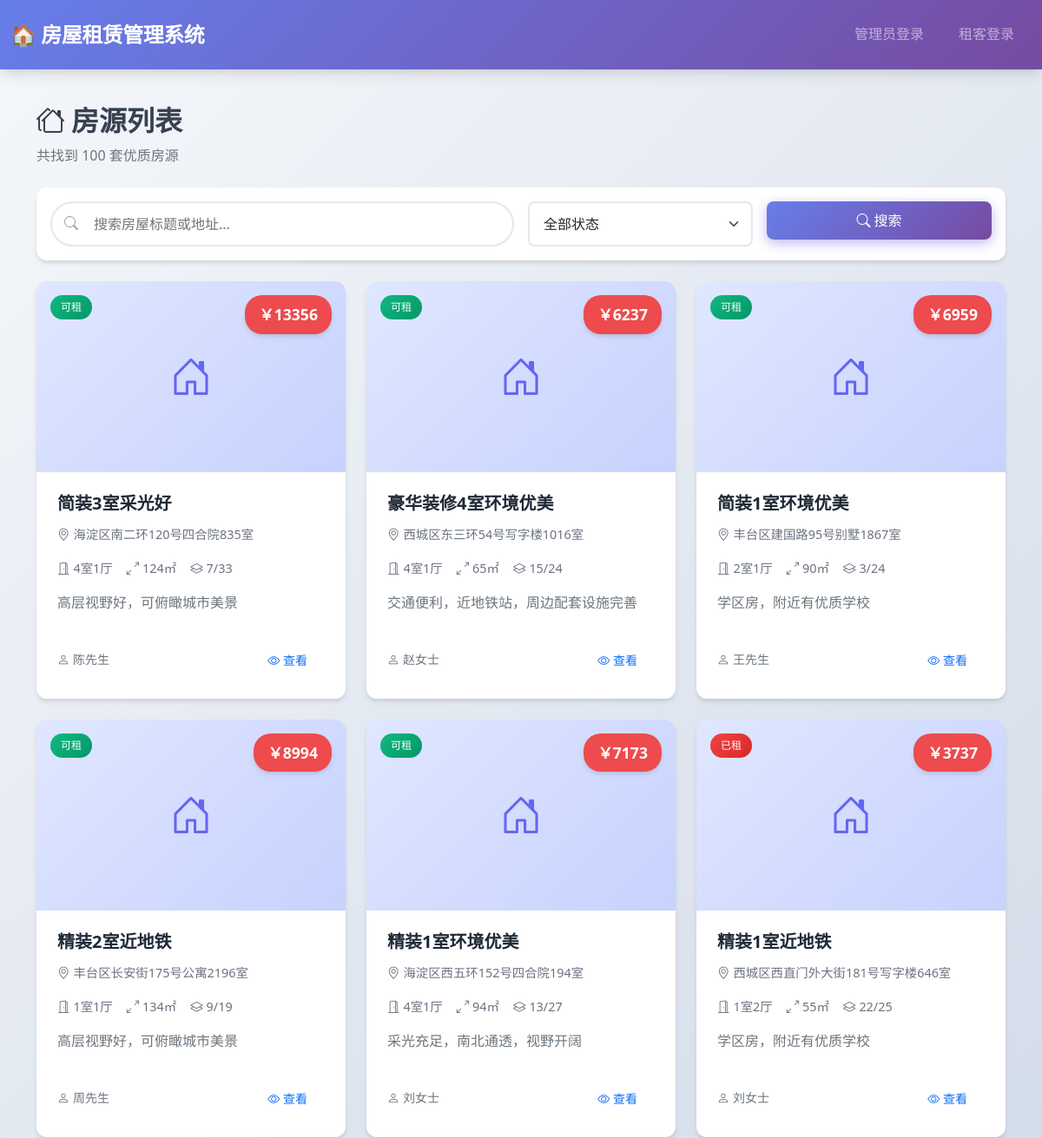
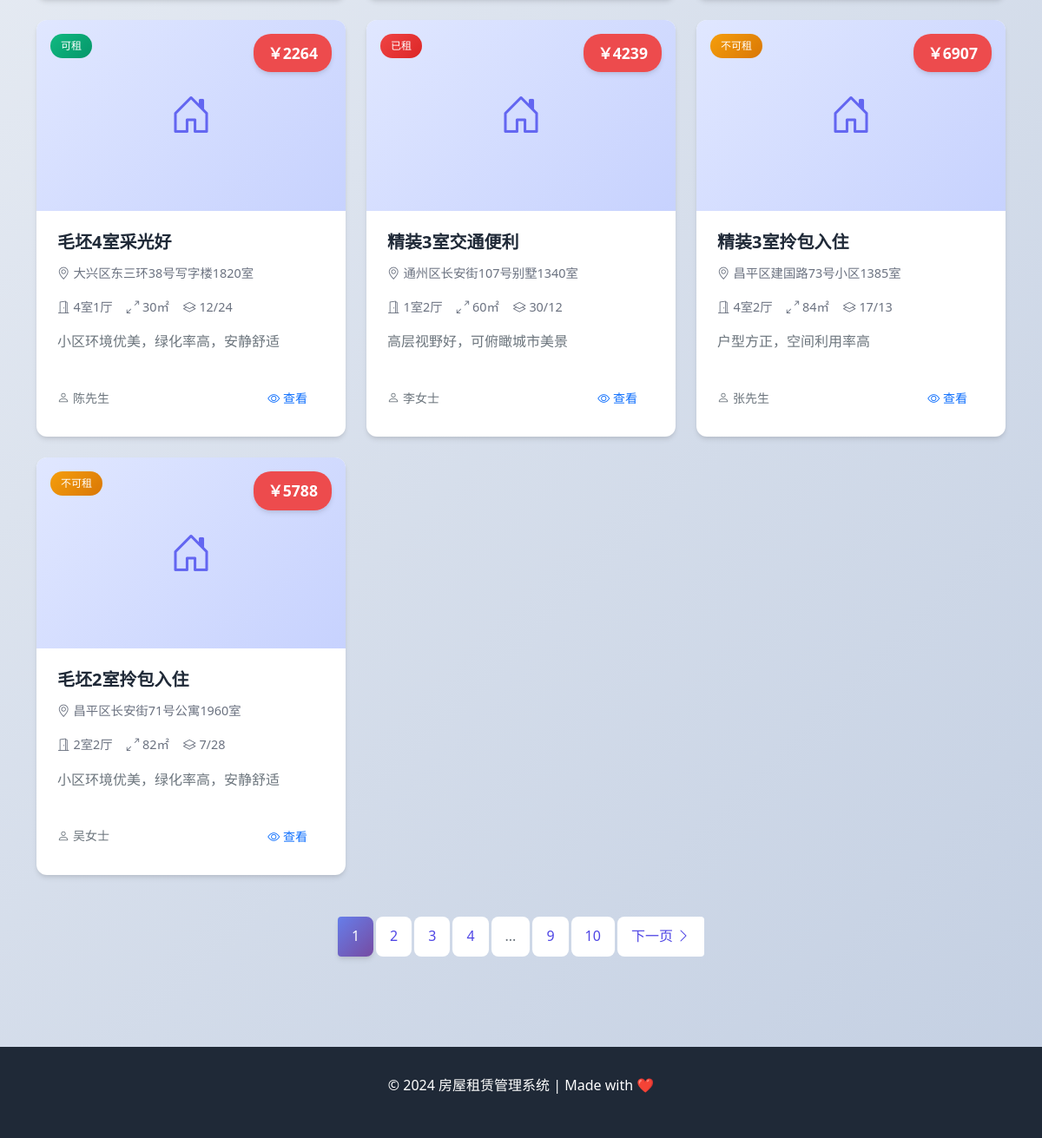
Page /houses on the earlier database version (2 pictures, top to bottom).
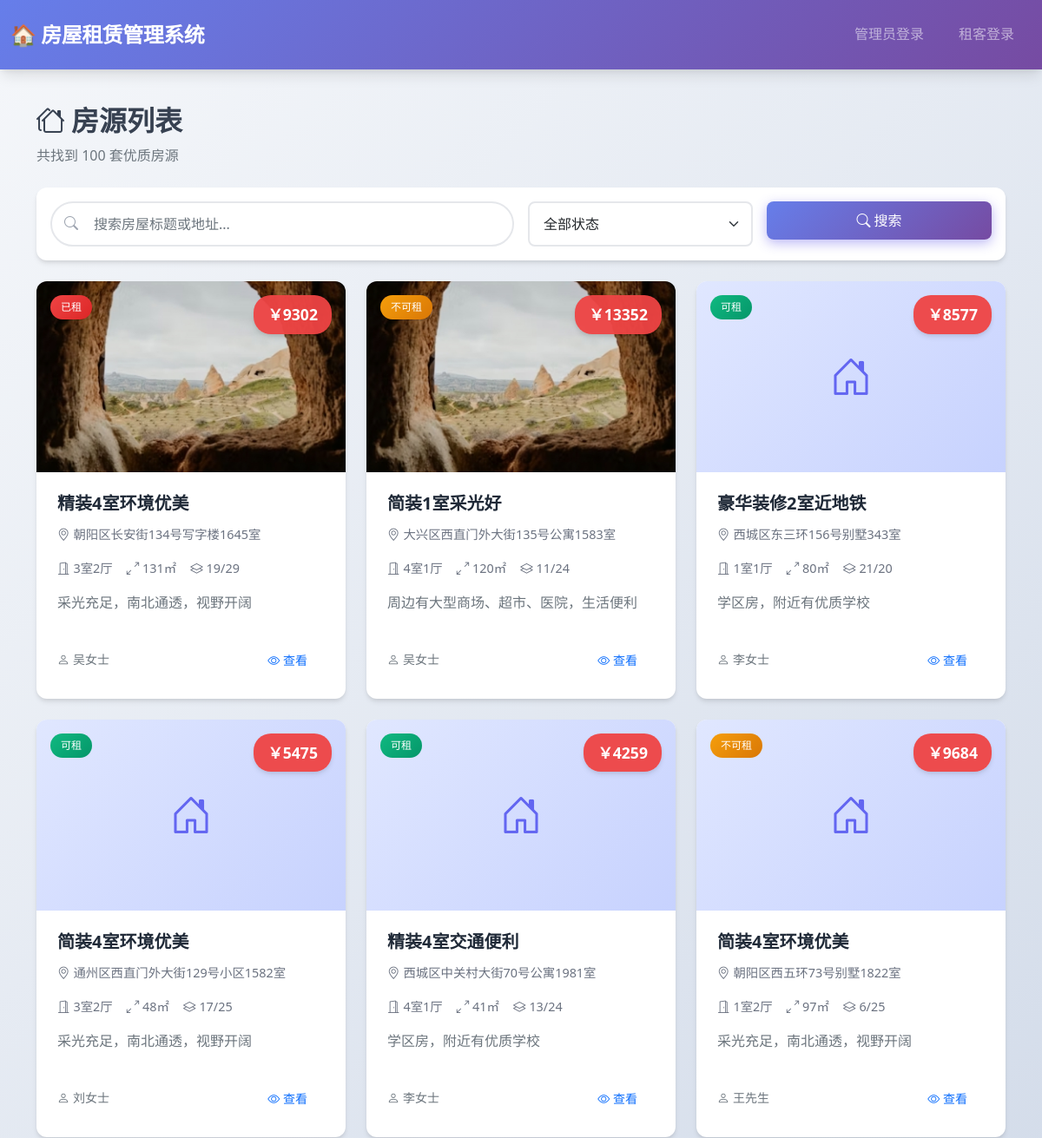
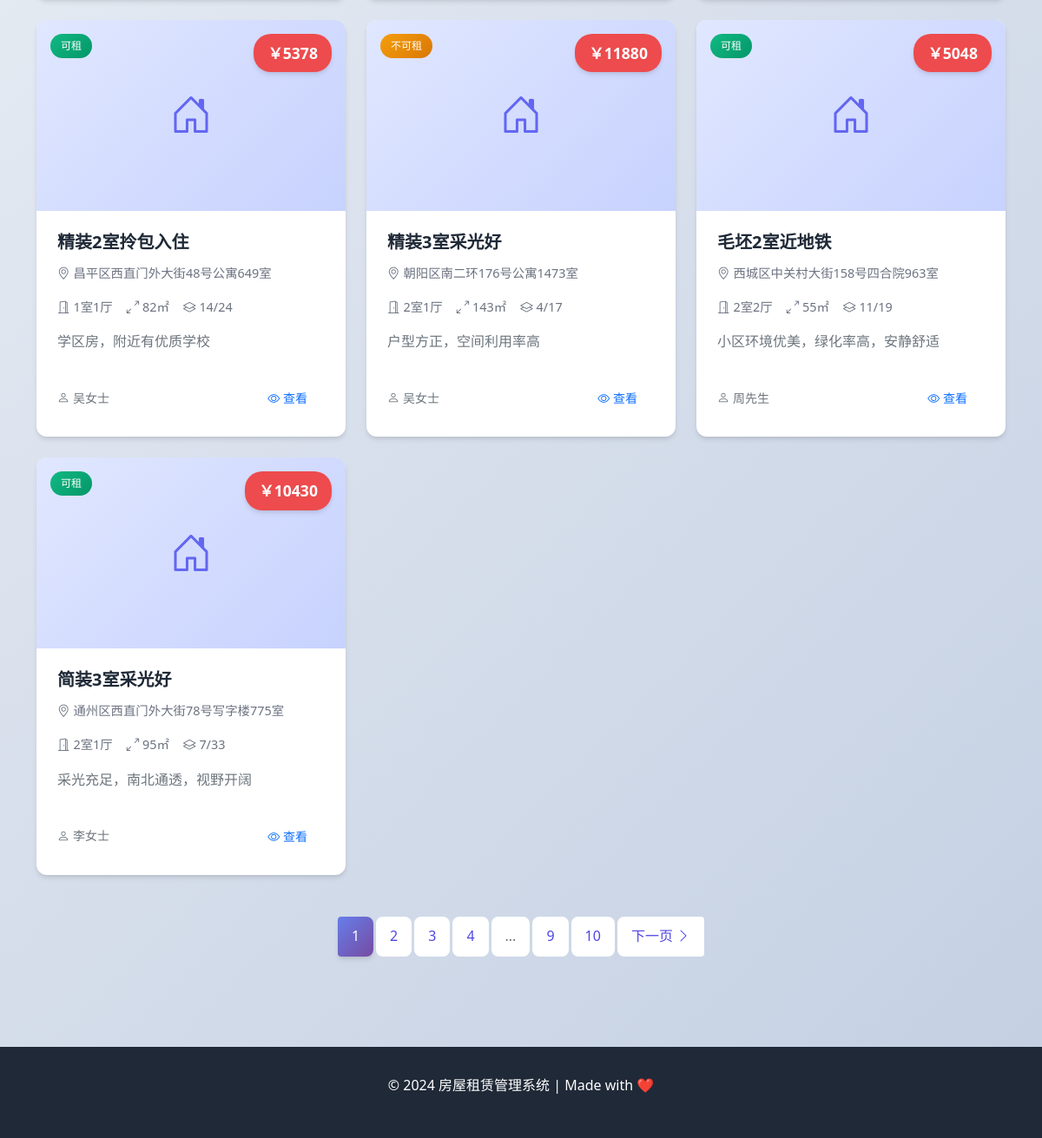
Same page on the later database version (2 pictures, top to bottom).
### app.py (models this page shows, shortened)
class House(db.Model):
    __tablename__ = 'houses'
    id = db.Column(db.Integer, primary_key=True)
    title = db.Column(db.String(100), nullable=False)  # 标题
    address = db.Column(db.String(200), nullable=False)  # 地址
    area = db.Column(db.Float)  # 面积（平方米）
    price = db.Column(db.Float, nullable=False)  # 月租价格
    room_count = db.Column(db.Integer)  # 房间数
    hall_count = db.Column(db.Integer)  # 客厅数
    toilet_count = db.Column(db.Integer)  # 卫生间数
    floor = db.Column(db.String(50))  # 楼层
    orientation = db.Column(db.String(20))  # 朝向
    description = db.Column(db.Text)  # 详细描述
    status = db.Column(db.String(20), default='available')  # available, rented, unavailable
    image = db.Column(db.String(200))  # 图片路径
    owner_name = db.Column(db.String(50))  # 房东姓名
    owner_phone = db.Column(db.String(20))  # 房东电话
    created_at = db.Column(db.DateTime, default=db.func.now())

### app.py (the view)
@app.route('/houses')
def houses():
    page = request.args.get('page', 1, type=int)
    per_page = 10
    search = request.args.get('search', '')
    status_filter = request.args.get('status', '')
    query = House.query
    if search:
        query = query.filter(
            (House.title.contains(search)) |
            (House.address.contains(search))
        )
    if status_filter:
        query = query.filter_by(status=status_filter)
    houses = query.order_by(House.created_at.desc()).paginate(
        page=page, per_page=per_page, error_out=False
    )
    return render_template('houses.html', houses=houses, search=search, status_filter=status_filter)

### templates/houses.html (shortened to what this page needs)
{% extends "base.html" %}
{% block content %}
<div class="container fade-in py-4">
    <div class="d-flex justify-content-between align-items-center mb-4">
        <div>
            <h2 class="fw-bold"><i class="bi bi-houses me-2"></i>房源列表</h2>
            <p class="text-muted mb-0">共找到 {{ houses.total }} 套优质房源</p>
        </div>
    </div>
    <div class="card mb-4">
        <div class="card-body">
            <form method="GET" class="row g-3">
                <div class="col-md-6">
                    <div class="search-box">
                        <i class="bi bi-search search-icon"></i>
                        <input type="text" name="search" class="form-control" placeholder="搜索房屋标题或地址..." value="{{ search }}">
                    </div>
                </div>
                <div class="col-md-3">
                    <select name="status" class="form-select">
                        <option value="">全部状态</option>
                    </select>
                </div>
                <div class="col-md-3">
                    <button type="submit" class="btn btn-primary w-100">
                        <i class="bi bi-search me-1"></i>搜索
                    </button>
                </div>
            </form>
        </div>
    </div>
    <div class="row g-4">
        {% for house in houses.items %}
        <div class="col-lg-4 col-md-6">
            <div class="card house-card h-100">
                <div class="card-img-wrapper">
                    {% if house.image %}
                    <img src="{{ url_for('static', filename='uploads/' + house.image) }}" class="card-img-top" alt="{{ house.title }}">
                    {% else %}
                    <div class="img-placeholder w-100 h-100">
                        <i class="bi bi-house-door"></i>
                    </div>
                    {% endif %}
                    <div class="price-tag">￥{{ "%.0f"|format(house.price) }}</div>
                    <div class="status-badge">
                        {% if house.status == 'available' %}
                        <span class="badge badge-success">可租</span>
                        {% elif house.status == 'rented' %}
                        <span class="badge badge-danger">已租</span>
                        {% else %}
                        <span class="badge badge-warning">不可租</span>
                        {% endif %}
                    </div>
                </div>
                <div class="card-body">
                    <h5 class="card-title">{{ house.title }}</h5>
                    <div class="house-info">
                        <span class="house-info-item">
                            <i class="bi bi-geo-alt"></i>{{ house.address[:20] }}{% if house.address|length > 20 %}...{% endif %}
                        </span>
                    </div>
                    <div class="house-info">
                        <span class="house-info-item">
                            <i class="bi bi-door-open"></i>{{ house.room_count }}室{{ house.hall_count }}厅
                        </span>
                        <span class="house-info-item">
                            <i class="bi bi-arrows-angle-expand"></i>{{ house.area|int }}㎡
                        </span>
                        <span class="house-info-item">
                            <i class="bi bi-layers"></i>{{ house.floor }}
                        </span>
                    </div>
                    <p class="card-text text-muted">{{ house.description[:60] if house.description else '暂无描述' }}{% if house.description and house.description|length > 60 %}...{% endif %}</p>
                    <div class="d-flex justify-content-between align-items-center mt-3">
                        <small class="text-muted">
                            <i class="bi bi-person me-1"></i>{{ house.owner_name or '未知' }}
                        </small>
                        <div class="btn-group">
                            <a href="{{ url_for('house_detail', house_id=house.id) }}" class="btn btn-sm btn-outline-primary">
                                <i class="bi bi-eye"></i> 查看
                            </a>
                        </div>
                    </div>
                </div>
            </div>
        </div>
        {% endfor %}
    </div>
    {% if houses.pages > 1 %}
    <nav class="mt-5">
        <ul class="pagination justify-content-center">
            {% for p in houses.iter_pages(left_edge=2, left_current=2, right_current=3, right_edge=2) %}
                {% if p %}
                    {% if p == houses.page %}
                    <li class="page-item active">
                        <span class="page-link">{{ p }}</span>
                    </li>
                    {% else %}
                    <li class="page-item">
                        <a class="page-link" href="{{ url_for('houses', page=p, search=search, status=status_filter) }}">{{ p }}</a>
                    </li>
                    {% endif %}
                {% else %}
                <li class="page-item disabled">
                    <span class="page-link">...</span>
                </li>
                {% endif %}
            {% endfor %}
            {% if houses.has_next %}
            <li class="page-item">
                <a class="page-link" href="{{ url_for('houses', page=houses.next_num, search=search, status=status_filter) }}">
                    下一页 <i class="bi bi-chevron-right"></i>
                </a>
            </li>
            {% endif %}
        </ul>
    </nav>
    {% endif %}
</div>
{% endblock %}

### templates/base.html (shortened to what this page needs)
<!DOCTYPE html>
<html lang="zh-CN">
<head>
    <link href="https://cdn.jsdelivr.net/npm/bootstrap@5.1.3/dist/css/bootstrap.min.css" rel="stylesheet">
    <link href="https://cdn.jsdelivr.net/npm/bootstrap-icons@1.8.0/font/bootstrap-icons.css" rel="stylesheet">
    <link rel="stylesheet" href="{{ url_for('static', filename='css/style.css') }}">
</head>
<body>
    <nav class="navbar navbar-expand-lg navbar-dark">
        <div class="container-fluid">
            <a class="navbar-brand" href="{{ url_for('index') }}">🏠 房屋租赁管理系统</a>
            <div class="collapse navbar-collapse" id="navbarNav">
                <ul class="navbar-nav ms-auto">
                    {% if session.user_id %}
                        <li class="nav-item">
                            <a class="nav-link" href="{{ url_for('index') }}">首页</a>
                        </li>
                        <li class="nav-item">
                            <a class="nav-link" href="{{ url_for('houses') }}">房屋管理</a>
                        </li>
                        <li class="nav-item">
                            <a class="nav-link" href="{{ url_for('tenants') }}">租客管理</a>
                        </li>
                        {% if session.role == 'admin' %}
                        <li class="nav-item">
                            <a class="nav-link" href="{{ url_for('appointments') }}">预约管理</a>
                        </li>
                        <li class="nav-item">
                            <a class="nav-link" href="{{ url_for('statistics') }}">统计报表</a>
                        </li>
                        {% endif %}
                        <li class="nav-item">
                            <span class="nav-link">👤 {{ session.username }}</span>
                        </li>
                        <li class="nav-item">
                            <a class="nav-link btn btn-light btn-sm" href="{{ url_for('logout') }}">退出</a>
                        </li>
                    {% else %}
                        <li class="nav-item">
                            <a class="nav-link" href="{{ url_for('login') }}">管理员登录</a>
                        </li>
                        <li class="nav-item">
                            <a class="nav-link" href="{{ url_for('tenant_login') }}">租客登录</a>
                        </li>
                    {% endif %}
                </ul>
            </div>
        </div>
    </nav>
    {% block content %}{% endblock %}
    <footer class="footer">
        <p>&copy; 2024 房屋租赁管理系统 | Made with ❤️</p>
    </footer>
</body>
</html>

### static/css/style.css (style rules this page uses)
:root { --primary-color: #4f46e5; --primary-hover: #4338ca; --secondary-color: #06b6d4; --success-color: #10b981; --warning-color: #f59e0b; --danger-color: #ef4444; --dark-color: #1f2937; --light-color: #f3f4f6; --gradient-primary: linear-gradient(135deg, #667eea 0%, #764ba2 100%); --gradient-secondary: linear-gradient(135deg, #f093fb 0%, #f5576c 100%); --shadow-sm: 0 1px 2px 0 rgba(0, 0, 0, 0.05); --shadow-md: 0 4px 6px -1px rgba(0, 0, 0, 0.1), 0 2px 4px -1px rgba(0, 0, 0, 0.06); --shadow-lg: 0 10px 15px -3px rgba(0, 0, 0, 0.1), 0 4px 6px -2px rgba(0, 0, 0, 0.05); --shadow-xl: 0 20px 25px -5px rgba(0, 0, 0, 0.1), 0 10px 10px -5px rgba(0, 0, 0, 0.04); --border-radius: 12px; --border-radius-lg: 16px; }
* { margin: 0; padding: 0; box-sizing: border-box; }
body { font-family: 'Segoe UI', 'PingFang SC', 'Microsoft YaHei', sans-serif; background: linear-gradient(135deg, #f5f7fa 0%, #c3cfe2 100%); min-height: 100vh; color: #374151; line-height: 1.6; }
.navbar { background: var(--gradient-primary) !important; box-shadow: var(--shadow-lg); padding: 1rem 0; }
.navbar-brand { font-weight: 700; font-size: 1.5rem; letter-spacing: -0.5px; }
.navbar-nav .nav-link { font-weight: 500; padding: 0.5rem 1rem !important; border-radius: 8px; transition: all 0.3s ease; margin: 0 0.25rem; }
.card { border: none; border-radius: var(--border-radius); box-shadow: var(--shadow-md); transition: all 0.3s ease; background: white; overflow: hidden; }
.btn { border-radius: 8px; font-weight: 500; padding: 0.625rem 1.25rem; transition: all 0.3s ease; border: none; }
.btn-primary { background: var(--gradient-primary); box-shadow: 0 4px 14px 0 rgba(79, 70, 229, 0.39); }
.house-card { height: 100%; display: flex; flex-direction: column; }
.house-card .card-img-wrapper { position: relative; height: 220px; overflow: hidden; }
.house-card .card-img-top { width: 100%; height: 100%; object-fit: cover; transition: transform 0.5s ease; }
.house-card .price-tag { position: absolute; top: 1rem; right: 1rem; background: rgba(239, 68, 68, 0.95); color: white; padding: 0.5rem 1rem; border-radius: 20px; font-weight: 700; font-size: 1.1rem; box-shadow: var(--shadow-md); }
.house-card .status-badge { position: absolute; top: 1rem; left: 1rem; }
.house-card .card-body { flex: 1; display: flex; flex-direction: column; padding: 1.5rem; }
.house-card .card-title { font-weight: 700; font-size: 1.25rem; margin-bottom: 0.75rem; color: var(--dark-color); }
.house-card .house-info { display: flex; gap: 1rem; margin-bottom: 1rem; flex-wrap: wrap; }
.house-card .house-info-item { display: flex; align-items: center; gap: 0.25rem; color: #6b7280; font-size: 0.9rem; }
.house-card .card-text { color: #6b7280; flex: 1; }
.form-control, .form-select { border-radius: 8px; border: 2px solid #e5e7eb; padding: 0.75rem 1rem; transition: all 0.3s ease; }
.search-box { position: relative; }
.search-box .form-control { padding-left: 3rem; border-radius: 50px; }
.search-box .search-icon { position: absolute; left: 1rem; top: 50%; transform: translateY(-50%); color: #9ca3af; }
.pagination .page-link { border: none; color: var(--primary-color); font-weight: 500; padding: 0.625rem 1rem; margin: 0 0.25rem; border-radius: 8px; }
.pagination .page-item.active .page-link { background: var(--gradient-primary); box-shadow: var(--shadow-md); }
.fade-in { animation: fadeIn 0.6s ease-out; }
.img-placeholder { background: linear-gradient(135deg, #e0e7ff 0%, #c7d2fe 100%); display: flex; align-items: center; justify-content: center; color: #6366f1; font-size: 3rem; }
.badge { padding: 0.5rem 0.75rem; border-radius: 20px; font-weight: 500; font-size: 0.75rem; }
.badge-success { background: linear-gradient(135deg, #10b981 0%, #059669 100%); }
.badge-danger { background: linear-gradient(135deg, #ef4444 0%, #dc2626 100%); }
.badge-warning { background: linear-gradient(135deg, #f59e0b 0%, #d97706 100%); }
.footer { background: var(--dark-color); color: white; text-align: center; padding: 2rem 0; margin-top: 4rem; }

Differences in the rows shown:
removed House: price "13356", status "可租", title "简装3室采光好", address "海淀区南二环120号四合院835室", room_count "4", hall_count "1", area "124", floor "7/33", description "高层视野好，可俯瞰城市美景", owner_name "陈先生"
removed House: price "6237", status "可租", title "豪华装修4室环境优美", address "西城区东三环54号写字楼1016室", room_count "4", hall_count "1", area "65", floor "15/24", description "交通便利，近地铁站，周边配套设施完善", owner_name "赵女士"
removed House: price "6959", status "可租", title "简装1室环境优美", address "丰台区建国路95号别墅1867室", room_count "2", hall_count "1", area "90", floor "3/24", description "学区房，附近有优质学校", owner_name "王先生"
removed House: price "8994", status "可租", title "精装2室近地铁", address "丰台区长安街175号公寓2196室", room_count "1", hall_count "1", area "134", floor "9/19", description "高层视野好，可俯瞰城市美景", owner_name "周先生"
removed House: price "7173", status "可租", title "精装1室环境优美", address "海淀区西五环152号四合院194室", room_count "4", hall_count "1", area "94", floor "13/27", description "采光充足，南北通透，视野开阔", owner_name "刘女士"
removed House: price "3737", status "已租", title "精装1室近地铁", address "西城区西直门外大街181号写字楼646室", room_count "1", hall_count "2", area "55", floor "22/25", description "学区房，附近有优质学校", owner_name "刘女士"
removed House: price "2264", status "可租", title "毛坯4室采光好", address "大兴区东三环38号写字楼1820室", room_count "4", hall_count "1", area "30", floor "12/24", description "小区环境优美，绿化率高，安静舒适", owner_name "陈先生"
removed House: price "4239", status "已租", title "精装3室交通便利", address "通州区长安街107号别墅1340室", room_count "1", hall_count "2", area "60", floor "30/12", description "高层视野好，可俯瞰城市美景", owner_name "李女士"
removed House: price "6907", status "不可租", title "精装3室拎包入住", address "昌平区建国路73号小区1385室", room_count "4", hall_count "2", area "84", floor "17/13", description "户型方正，空间利用率高", owner_name "张先生"
removed House: price "5788", status "不可租", title "毛坯2室拎包入住", address "昌平区长安街71号公寓1960室", room_count "2", hall_count "2", area "82", floor "7/28", description "小区环境优美，绿化率高，安静舒适", owner_name "吴女士"
added House: image (picture), price "9302", status "已租", title "精装4室环境优美", address "朝阳区长安街134号写字楼1645室", room_count "3", hall_count "2", area "131", floor "19/29", description "采光充足，南北通透，视野开阔", owner_name "吴女士"
added House: image (picture), price "13352", status "不可租", title "简装1室采光好", address "大兴区西直门外大街135号公寓1583室", room_count "4", hall_count "1", area "120", floor "11/24", description "周边有大型商场、超市、医院，生活便利", owner_name "吴女士"
added House: price "8577", status "可租", title "豪华装修2室近地铁", address "西城区东三环156号别墅343室", room_count "1", hall_count "1", area "80", floor "21/20", description "学区房，附近有优质学校", owner_name "李女士"
added House: price "5475", status "可租", title "简装4室环境优美", address "通州区西直门外大街129号小区1582室", room_count "3", hall_count "2", area "48", floor "17/25", description "采光充足，南北通透，视野开阔", owner_name "刘女士"
added House: price "4259", status "可租", title "精装4室交通便利", address "西城区中关村大街70号公寓1981室", room_count "4", hall_count "1", area "41", floor "13/24", description "学区房，附近有优质学校", owner_name "李女士"
added House: price "9684", status "不可租", title "简装4室环境优美", address "朝阳区西五环73号别墅1822室", room_count "1", hall_count "2", area "97", floor "6/25", description "采光充足，南北通透，视野开阔", owner_name "王先生"
added House: price "5378", status "可租", title "精装2室拎包入住", address "昌平区西直门外大街48号公寓649室", room_count "1", hall_count "1", area "82", floor "14/24", description "学区房，附近有优质学校", owner_name "吴女士"
added House: price "11880", status "不可租", title "精装3室采光好", address "朝阳区南二环176号公寓1473室", room_count "2", hall_count "1", area "143", floor "4/17", description "户型方正，空间利用率高", owner_name "吴女士"
added House: price "5048", status "可租", title "毛坯2室近地铁", address "西城区中关村大街158号四合院963室", room_count "2", hall_count "2", area "55", floor "11/19", description "小区环境优美，绿化率高，安静舒适", owner_name "周先生"
added House: price "10430", status "可租", title "简装3室采光好", address "通州区西直门外大街78号写字楼775室", room_count "2", hall_count "1", area "95", floor "7/33", description "采光充足，南北通透，视野开阔", owner_name "李女士"
